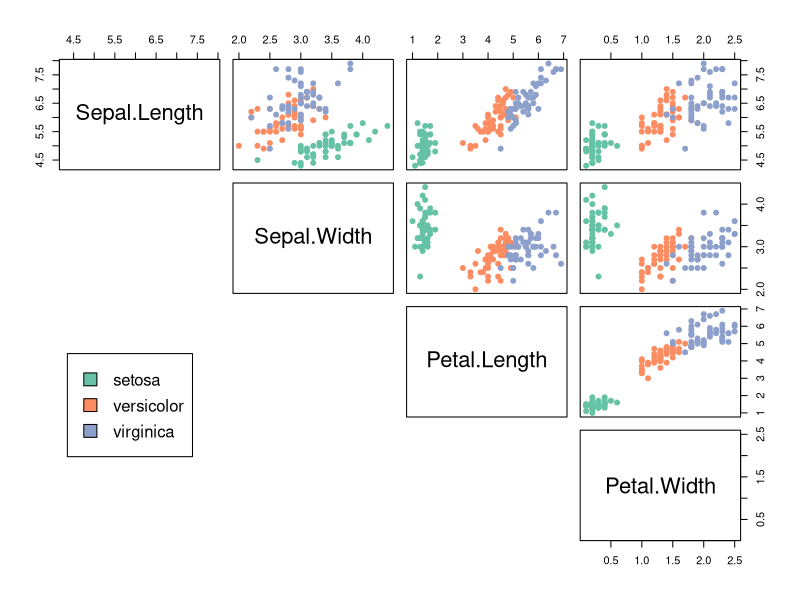
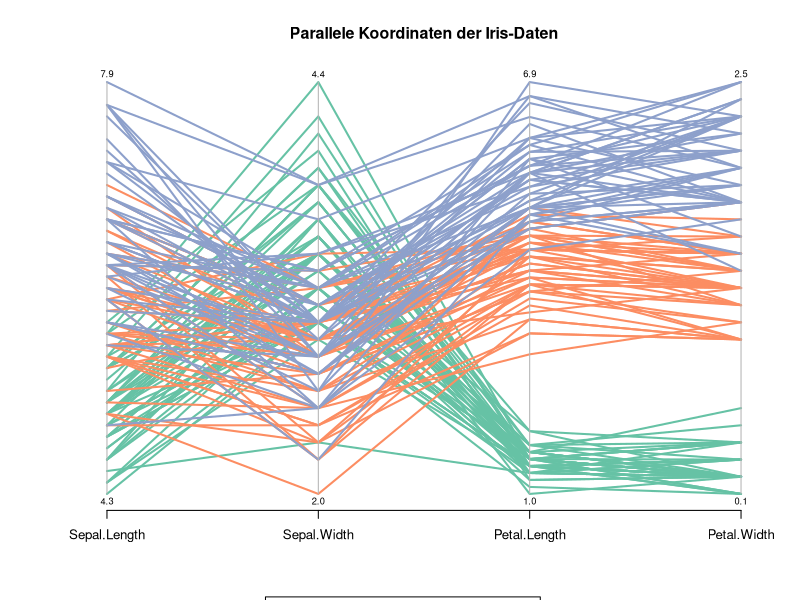
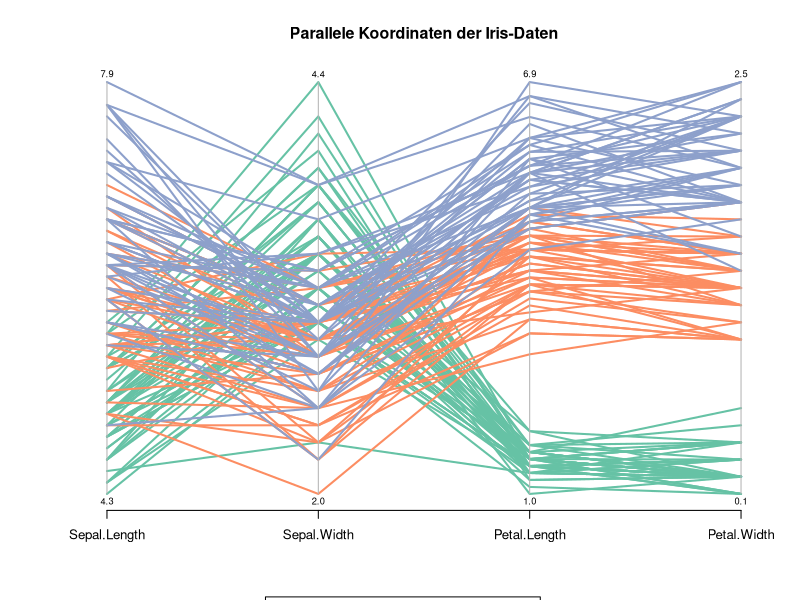

Write the R code that produced these figures, in order.
## ---- chunk 1
knitr::opts_chunk$set(echo = TRUE)
library(knitr)
library(kableExtra)
library(tidyverse)
library(RColorBrewer)
# MASS für die Funktion parcoord
library(MASS)
myPalette <- brewer.pal(8, "Set2")
# Ausgabe von double-Werte mit  zwei Stellen hinter dem Komma
options(digits=3)
## ---- chunk 2
iris <- datasets::iris

# Die Spalte mit den Spezies ausschließen
iris2 <- iris[,-5]
# Die Spalte 5 enthält die Information zu den Spezies,
# wir speichern sie auf species_labels.
species_labels <- iris[,5]
# Drei Farben aus unserer Farbpalette für das Markieren der drei Spezies speichern
species_col <- myPalette[as.numeric(species_labels)]
## ---- chunk 3
# Eine Scatterplot Matrix mit Legende ausgeben
pairs(iris2, col=species_col,
      lower.panel = NULL,
      cex.labels=2, pch=19)

par(xpd = TRUE)
legend(x=0.05, y=0.4, legend=as.character(levels(species_labels)),
       fill=unique(species_col))
## ---- chunk 4
par(las = 1, mar = c(5.5, 5, 4, 2) + 0.1, cex = .8)
parcoord(iris2, col = species_col, var.label = TRUE, lwd = 2,
         main="Parallele Koordinaten der Iris-Daten")

# Und wieder eine Legende
par(xpd = TRUE)
legend(x = 1.75, y = -.25, cex = 1,
      legend = as.character(levels(species_labels)),
      fill = unique(species_col), horiz = TRUE)
par(xpd = NA)

png(file="images/irisPC.png",
    units = "cm", width=16, height=9, res=300)
par(las = 1, mar = c(5.5, 5, 4, 2) + 0.1, cex = .8)
parcoord(iris2, col = species_col, var.label = TRUE, lwd = 2,
         main="Parallele Koordinaten der Iris-Daten")
par(xpd = TRUE)
legend(x = 1.75, y = -.25, cex = 1,
      legend = as.character(levels(species_labels)),
      fill = unique(species_col), horiz = TRUE)
par(xpd = NA)
dev.off()
